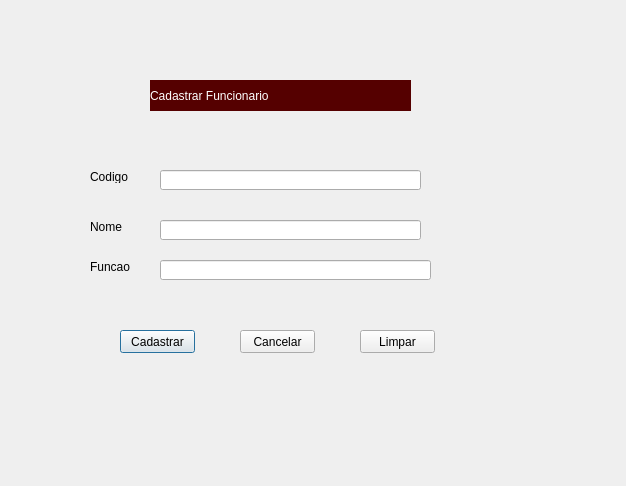
<?xml version="1.0" encoding="UTF-8"?>
<ui version="4.0">
 <class>Dialog</class>
 <widget class="QDialog" name="Dialog">
  <property name="geometry">
   <rect>
    <x>0</x>
    <y>0</y>
    <width>626</width>
    <height>486</height>
   </rect>
  </property>
  <property name="windowTitle">
   <string>Dialog</string>
  </property>
  <widget class="QLabel" name="label">
   <property name="geometry">
    <rect>
     <x>150</x>
     <y>80</y>
     <width>261</width>
     <height>31</height>
    </rect>
   </property>
   <property name="styleSheet">
    <string notr="true">font: 14pt &quot;Arial&quot;;
color: rgb(255, 255, 255);
background-color: rgb(85, 0, 0);</string>
   </property>
   <property name="text">
    <string>Cadastrar Funcionario</string>
   </property>
  </widget>
  <widget class="QLabel" name="label_2">
   <property name="geometry">
    <rect>
     <x>90</x>
     <y>170</y>
     <width>47</width>
     <height>13</height>
    </rect>
   </property>
   <property name="text">
    <string>Codigo</string>
   </property>
  </widget>
  <widget class="QLineEdit" name="edtCodigo">
   <property name="geometry">
    <rect>
     <x>160</x>
     <y>170</y>
     <width>261</width>
     <height>20</height>
    </rect>
   </property>
  </widget>
  <widget class="QLabel" name="label_3">
   <property name="geometry">
    <rect>
     <x>90</x>
     <y>220</y>
     <width>47</width>
     <height>13</height>
    </rect>
   </property>
   <property name="text">
    <string>Nome</string>
   </property>
  </widget>
  <widget class="QLineEdit" name="edtNome">
   <property name="geometry">
    <rect>
     <x>160</x>
     <y>220</y>
     <width>261</width>
     <height>20</height>
    </rect>
   </property>
  </widget>
  <widget class="QLabel" name="label_4">
   <property name="geometry">
    <rect>
     <x>90</x>
     <y>260</y>
     <width>47</width>
     <height>13</height>
    </rect>
   </property>
   <property name="text">
    <string>Funcao</string>
   </property>
  </widget>
  <widget class="QLineEdit" name="edtFuncao">
   <property name="geometry">
    <rect>
     <x>160</x>
     <y>260</y>
     <width>271</width>
     <height>20</height>
    </rect>
   </property>
  </widget>
  <widget class="QPushButton" name="butCadastrar">
   <property name="geometry">
    <rect>
     <x>120</x>
     <y>330</y>
     <width>75</width>
     <height>23</height>
    </rect>
   </property>
   <property name="text">
    <string>Cadastrar</string>
   </property>
  </widget>
  <widget class="QPushButton" name="butCancelar">
   <property name="geometry">
    <rect>
     <x>240</x>
     <y>330</y>
     <width>75</width>
     <height>23</height>
    </rect>
   </property>
   <property name="text">
    <string>Cancelar</string>
   </property>
  </widget>
  <widget class="QPushButton" name="butLimpar">
   <property name="geometry">
    <rect>
     <x>360</x>
     <y>330</y>
     <width>75</width>
     <height>23</height>
    </rect>
   </property>
   <property name="text">
    <string>Limpar</string>
   </property>
  </widget>
 </widget>
 <resources/>
 <connections/>
</ui>
